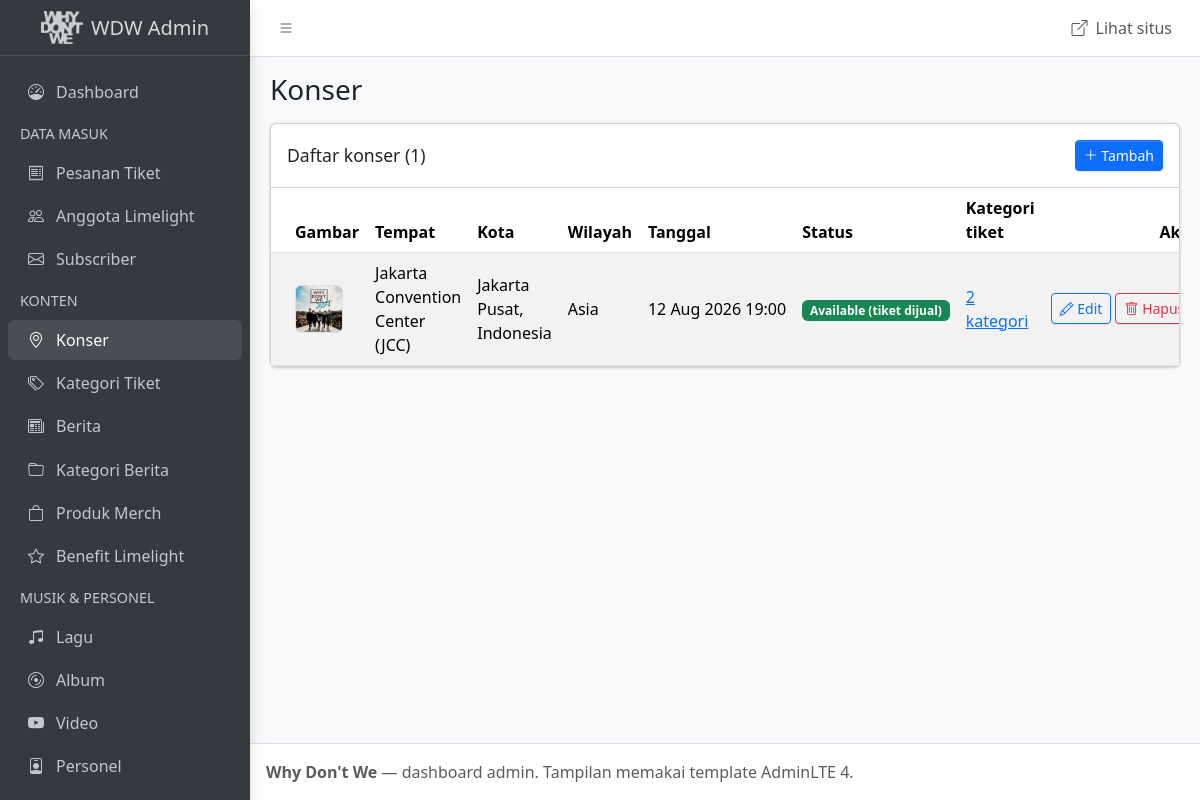
The page /admin/concerts.php on the database its author committed.
### tables this page shows
CREATE TABLE concerts (
  id            INT UNSIGNED  NOT NULL AUTO_INCREMENT,
  venue_name    VARCHAR(150)  NOT NULL,
  city          VARCHAR(100)  NOT NULL,
  country       VARCHAR(100)  NOT NULL,
  region        ENUM('asia','america','europe','other') NOT NULL,   
  event_date    DATETIME      NOT NULL,
  image         VARCHAR(255)  NULL,
  status        ENUM('available','coming_soon','sold_out') NOT NULL DEFAULT 'available',
  PRIMARY KEY (id)
);

### includes/db.php (called while the page is built, shortened)
<?php
function e($text)
{
    return htmlspecialchars((string) $text, ENT_QUOTES, 'UTF-8');
}

### admin/concerts.php (the view, shortened to what this page needs)
<?php
require __DIR__ . '/includes/init.php';
$action = $_GET['action'] ?? 'list';
$regions = ['asia' => 'Asia', 'america' => 'America', 'europe' => 'Europe', 'other' => 'Other'];
$statuses = ['available' => 'Available (tiket dijual)', 'coming_soon' => 'Coming Soon (pre-order)', 'sold_out' => 'Sold Out'];
if ($action === 'list') {
    $rows = mysqli_fetch_all(mysqli_query($conn, '
        SELECT k.*, (SELECT COUNT(*) FROM ticket_categories c WHERE c.concert_id = k.id) AS category_count
        FROM concerts k ORDER BY k.event_date'), MYSQLI_ASSOC);
}
$status_badges = ['available' => 'text-bg-success', 'coming_soon' => 'text-bg-warning', 'sold_out' => 'text-bg-danger'];
require __DIR__ . '/includes/header.php';
?>
<?php if ($action === 'list'): ?>
<div class="card">
  <div class="card-header d-flex align-items-center">
    <h3 class="card-title mb-0">Daftar konser (<?= count($rows) ?>)</h3>
    <a href="concerts.php?action=add" class="btn btn-primary btn-sm ms-auto"><i class="bi bi-plus-lg"></i> Tambah</a>
  </div>
  <div class="card-body p-0 table-responsive">
    <table class="table table-striped table-hover align-middle mb-0">
      <thead><tr><th>Gambar</th><th>Tempat</th><th>Kota</th><th>Wilayah</th><th>Tanggal</th><th>Status</th><th>Kategori tiket</th><th class="text-end">Aksi</th></tr></thead>
      <tbody>
        <?php foreach ($rows as $row): ?>
        <tr>
          <td><?= thumb($row['image']) ?></td>
          <td><?= e($row['venue_name']) ?></td>
          <td><?= e($row['city'] . ', ' . $row['country']) ?></td>
          <td><?= e($regions[$row['region']]) ?></td>
          <td class="text-nowrap"><?= date('j M Y H:i', strtotime($row['event_date'])) ?></td>
          <td><span class="badge <?= $status_badges[$row['status']] ?>"><?= e($statuses[$row['status']]) ?></span></td>
          <td><a href="ticket_categories.php"><?= (int) $row['category_count'] ?> kategori</a></td>
          <td class="text-end text-nowrap"><?= action_buttons('concerts.php', $row['id']) ?></td>
        </tr>
        <?php endforeach; ?>
      </tbody>
    </table>
  </div>
</div>
<?php endif; ?>
<?php require __DIR__ . '/includes/footer.php'; ?>

### admin/includes/init.php (shortened to what this page needs)
<?php
require __DIR__ . '/../../includes/db.php';
function media_url($path)
{
    return preg_match('#^https?://#', $path) ? $path : '../' . $path;
}
function thumb($path)
{
    return '<img src="' . e(media_url($path)) . '" alt="" class="rounded border" style="width:48px;height:48px;object-fit:cover">';
}
function action_buttons($page, $id)
{
    return '<a href="' . $page . '?action=edit&id=' . (int) $id . '" class="btn btn-sm btn-outline-primary"><i class="bi bi-pencil"></i> Edit</a> '
        . '<form method="post" action="' . $page . '" class="d-inline" onsubmit="return confirm(\'Hapus data ini?\')">'
        . '<input type="hidden" name="do" value="delete"><input type="hidden" name="id" value="' . (int) $id . '">'
        . '<button class="btn btn-sm btn-outline-danger"><i class="bi bi-trash"></i> Hapus</button></form>';
}

### rows shown on the page
concerts: image (picture), venue_name "Jakarta Convention Center (JCC)", city+country "Jakarta Pusat, Indonesia", region "Asia", event_date "12 Aug 2026 19:00", status "Available (tiket dijual)", category_count "2"

### other values the page prints
$group "DATA MASUK"
$title "Pesanan Tiket"
$title "Anggota Limelight"
$title "Subscriber"
$group "KONTEN"
$title "Konser"
$title "Kategori Tiket"
$title "Berita"
$title "Kategori Berita"
$title "Produk Merch"
$title "Benefit Limelight"
$group "MUSIK & PERSONEL"
$title "Lagu"
$title "Album"
$title "Video"
